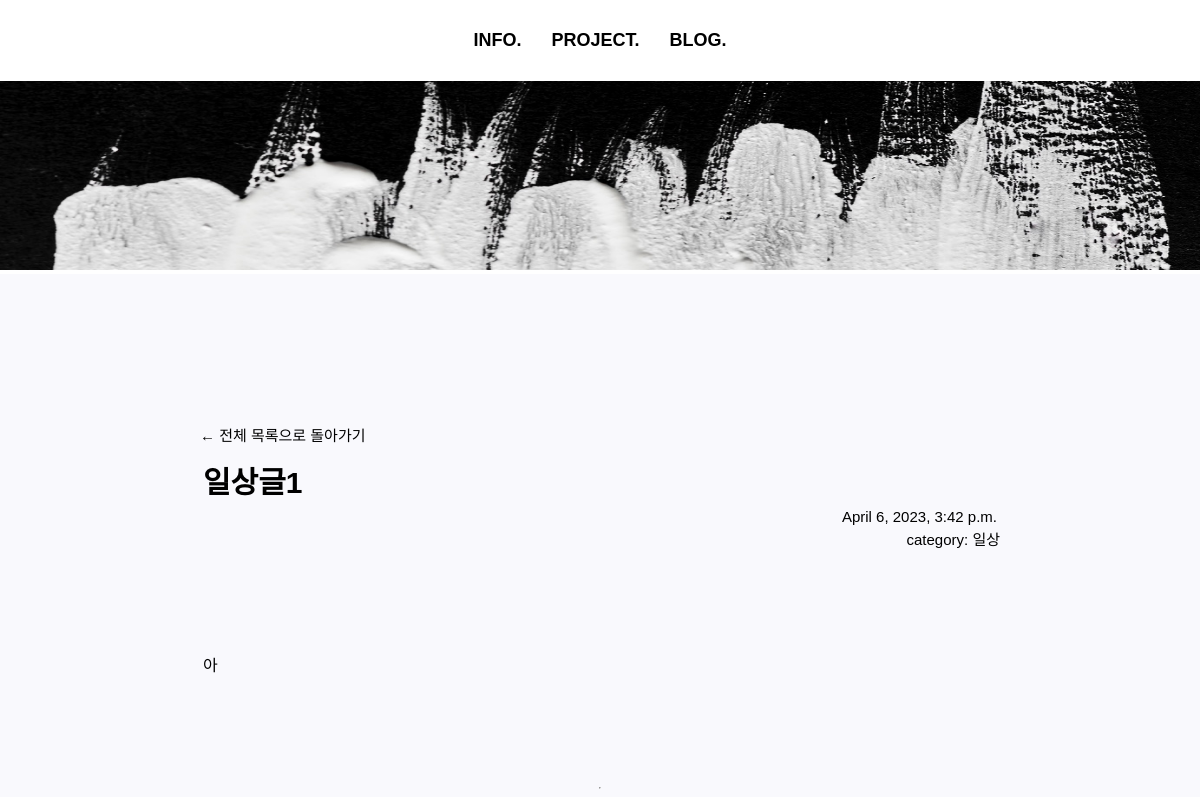
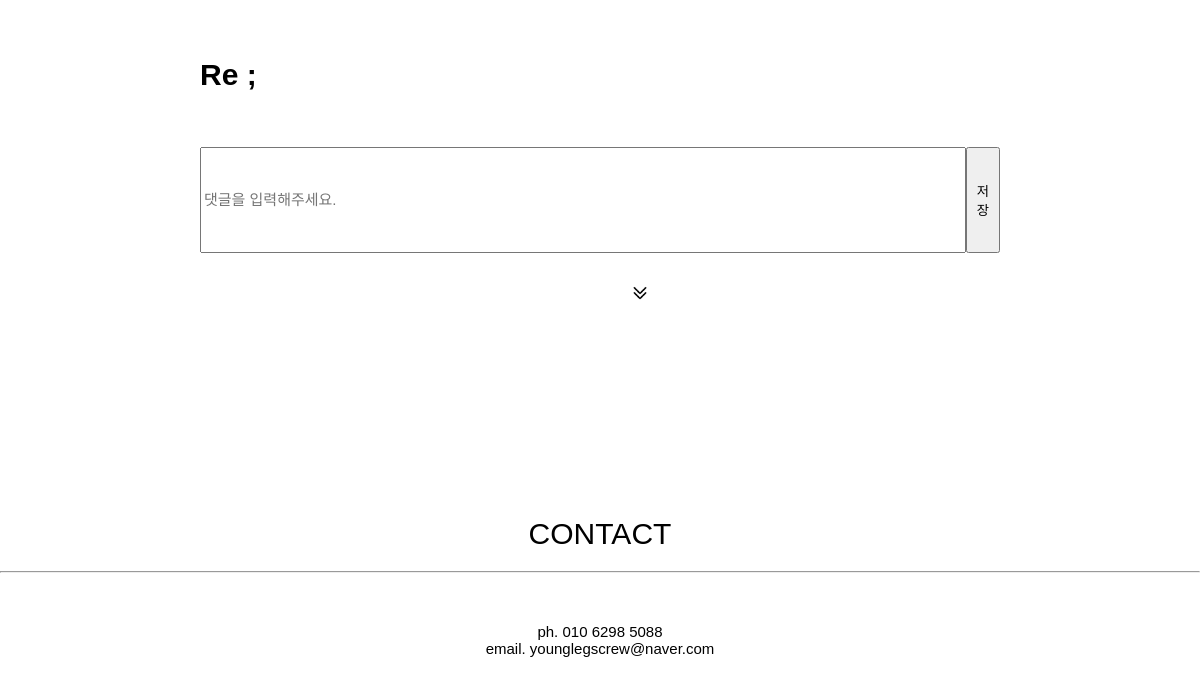
Page /detail/1/ on the earlier database version (2 pictures, top to bottom).
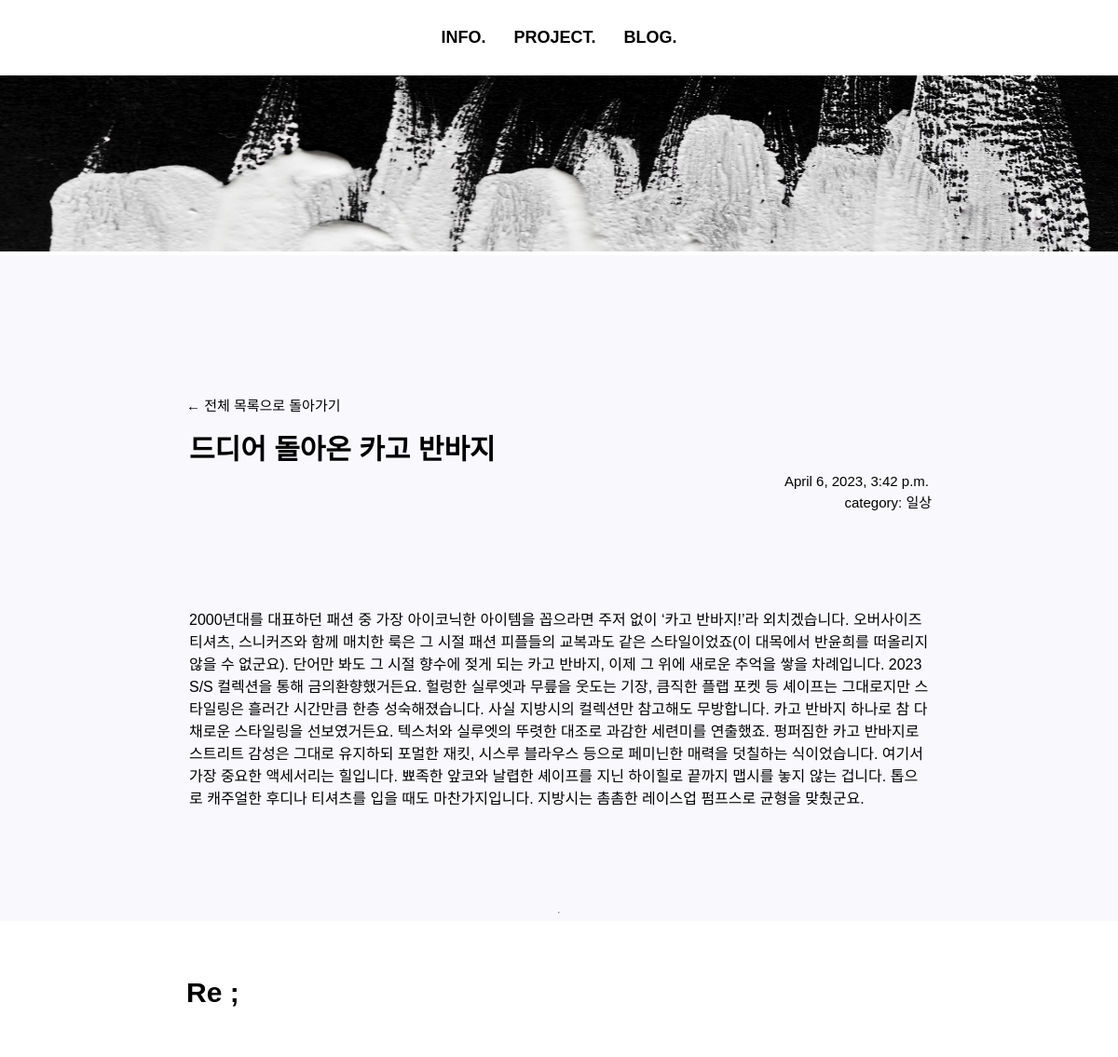
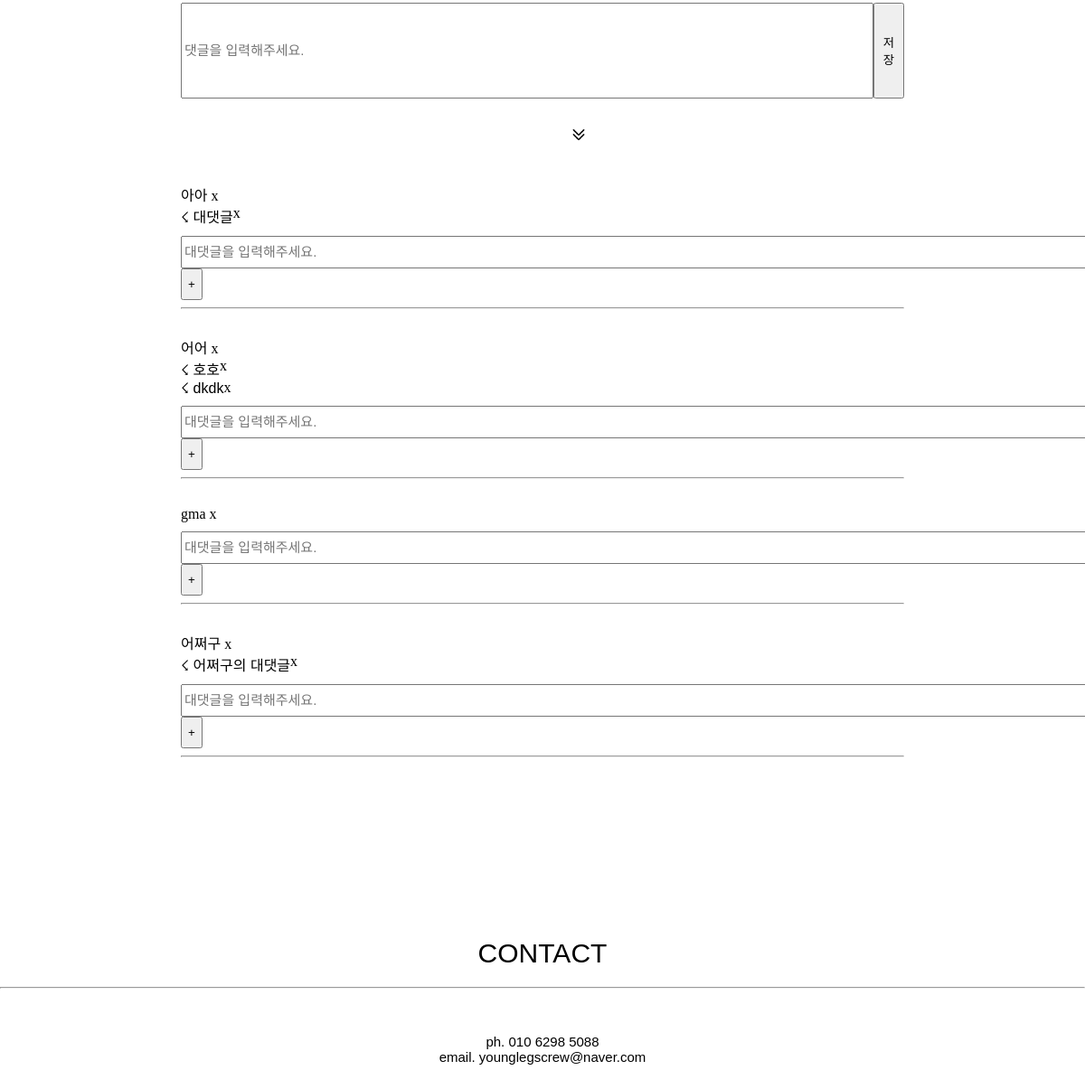
Same page on the later database version (2 pictures, top to bottom).
### PFApp/models.py (models this page shows, shortened)
class Article(models.Model):
    title = models.CharField(max_length=200)
    content = models.TextField()
    time = models.DateTimeField(auto_now = True)
    category = models.ForeignKey(Category, on_delete=models.SET_NULL, null=True)  # 'category' 필드 추가
    created_date = models.DateTimeField(default=timezone.now) # 작성 시간

class Category(models.Model):
    name = models.CharField(max_length=50)
    def __str__(self):
        return self.name

class Comment(models.Model):
   article = models.ForeignKey(Article, on_delete=models.CASCADE)
   content = models.CharField(max_length=200)
   updated_date = models.DateTimeField(auto_now=True)
   parent_comment = models.ForeignKey('self', on_delete=models.CASCADE, null=True)

### PFApp/views.py (the view)
# urls.py: path('detail/<int:article_id>/', views.detail, name='detail'),
def detail(request, article_id):
    article = Article.objects.get(id = article_id)
    comments = Comment.objects.filter(parent_comment = None)
    recomments = Comment.objects.exclude(parent_comment = None).filter(article = article)
    return render(request, 'detail.html', {'article': article, 'comments': comments, 'recomments': recomments})

### PFApp/templates/detail.html (shortened to what this page needs)
<!DOCTYPE html>
<html lang="en">
<head>
    {% extends 'base1.html' %}
    {% block css %}
    {% load static %}
    <link rel="stylesheet" type="text/css" href="{% static 'detail.css' %}" />
    {% endblock %}
    {% block contents %}
    <img class="detailbg" src="{% static '/image/detailbg.jpeg' %}">
    <div class="container">
        <a class="list" href="{% url 'blog' %}"> ←  전체 목록으로 돌아가기</a>
        <div class="title">
            <p>{{article.title}}</p>
        </div>
        <div class="info">
            <p>{{article.created_date}}</p>
            <span>category: {{article.category}}</span>
        </div>
        <div class="content">
            <p>{{article.content}}</p>
        </div>
        <hr>
    </div>
        <div class="comm">
            <h2 class="title">Re ;</h2>
            <form method="post" action="{% url 'create_comment' article.pk %}">
                <div class="re">
                    <input class="textarea" type="text" name="content" placeholder="댓글을 입력해주세요." />
                    <button type="submit">저장</button>
                </div>
                <img class="arrow" src="{% static '/image/arrow.png' %}">
            </form>
            {% for comment in comments %}
            <div id="whole_comments">
                <div class="eachcomm">
                    <span>{{comment.content}}</span>
                    <span> <a class="xbutton" href="{% url 'delete_comment' article.pk comment.pk %}">x</a> </span>
                    </div>
                        <div class="recomments_div">
                            {% for recomment in recomments %}
                            {% if recomment.parent_comment.pk == comment.pk %}
                            <div class="recom_div_1">
                            <li class="recomments_li">☇ {{recomment.content}}</li>
                            <a class="xbutton" href="{% url 'delete_comment' article.pk recomment.pk %}"> x</a>
                            </div>
                            {% endif %}
                            {% endfor %}
                        </div>
                        <div class="reset">
                        <form method="post" action="{% url 'create_recomment' article.pk comment.pk %}">
                            <input class="retextarea" type="text" name="re_content" placeholder="대댓글을 입력해주세요." />
                            <button class="rebutton">+</button>
                        </form>
                    </div>
                    </div>
                    <hr>
                {% endfor %}
        </div>
              {% endblock %}

### PFApp/templates/base1.html (shortened to what this page needs)
<!DOCTYPE html>
<html lang="en">
<head>
    {% load static %}
    <link rel="stylesheet" type="text/css" href="{% static 'base1.css' %}">
    {% block css %}
    {% endblock css %}
</head>
<body>
    <div class="menu" >
            <span class="menu1"><a href="{% url 'info' %}">INFO.</a></span>
            <span class="menu2"><a href="{% url 'project' %}">PROJECT.</a></span>
            <span class="menu3"><a href="{% url 'blog' %}">BLOG.</a></span>
      </div>
{% block contents %}
{% endblock contents %}
<h1>CONTACT</h1><hr>
<p class="contact">
    ph. 010 6298 5088<br>
    email. younglegscrew@naver.com
</p>
</body>
</html>

### PFApp/static/base1.css (style rules this page uses)
.menu { display: flex; justify-content: center; font-size: large; font-family: helvetica; font-weight: 900; position: fixed; left: 0; right: 0; top: 0; background-color: white; padding-top: 30px; padding-bottom: 30px; }
a:link { color : black; }
body { margin: 0px; padding: 0px; }
a { text-decoration-line: none; }
h1 { font-family: helvetica; font-weight: 100; font-size: 30px; color: black; text-align: center; margin-top: 200px; }
.contact { font-family: helvetica; font-weight: 100; font-size: 15px; color: black; text-align: center; margin-top: 50px; margin-bottom: 100px; }
.menu2 { margin-left: 30px; margin-right: 30px; }

### PFApp/static/detail.css (style rules this page uses)
.container { display: flex; flex-direction: column; padding-top: 150px; padding-left: 200px; padding-right: 200px; background-color: #f9f9fd;; }
p { font-family: helvetica; margin: 3px; }
.title { font-size: 30px; font-family: helvetica; font-weight: 900; margin-top: 10px; }
.info { display: flex; flex-direction: column; align-items: end; font-size: 15px; font-family: helvetica; margin-bottom: 100px; }
.content { margin-bottom: 100px; }
.list { font-family: helvetica; font-size: 15px; }
.textarea { width:1020px; height:100px; font-size:15px; font-family: helvetica; }
.retextarea { width:995px; height:30px; font-size:15px; font-family: helvetica; margin-top: 10px; }
.rebutton { height: 35px; }
.comm { padding-top: 50px; padding-left: 200px; padding-right: 200px; }
li { list-style-type: none; font-family: helvetica; }
.re { display: flex; }
.reset { display: flex; }
.eachcomm { margin-top: 30px; }
.re { display: flex; padding-top: 30px; }
.recomments_div { display: flex; flex-direction: column; }
.recom_div_1 { display: flex; }
.arrow { position: relative; left: 35vw; width: 5%; margin-top: 20px; }
.detailbg { width: 100vw; height: 270px; }

Differences in the rows shown:
changed Article "일상": title "일상글1" → "드디어 돌아온 카고 반바지"; content "아" → "2000년대를 대표하던 패션 중 가장 아이코닉한 아이템을 꼽으라면 주저 없이 ‘카고 반바지!’라 외치겠습니다. 오버사이즈 티셔츠, 스니커즈와 함께 매치한 룩은 그 시절 패션 피플들의 교복과도 같은 스타일이었죠(이 대목에서 반윤희를 떠올리지 않을 수 없군요). 단어만 봐도 그 시절 향수에 젖게 되는 카고 반바지, 이제 그 위에 새로운 추억을 쌓을 차례입니다. 2023 S/S 컬렉션을 통해 금의환향했거든요. 헐렁한 실루엣과 무릎을 웃도는 기장, 큼직한 플랩 포켓 등 셰이프는 그대로지만 스타일링은 흘러간 시간만큼 한층 성숙해졌습니다. 사실 지방시의 컬렉션만 참고해도 무방합니다. 카고 반바지 하나로 참 다채로운 스타일링을 선보였거든요. 텍스처와 실루엣의 뚜렷한 대조로 과감한 세련미를 연출했죠. 펑퍼짐한 카고 반바지로 스트리트 감성은 그대로 유지하되 포멀한 재킷, 시스루 블라우스 등으로 페미닌한 매력을 덧칠하는 식이었습니다. 여기서 가장 중요한 액세서리는 힐입니다. 뾰족한 앞코와 날렵한 셰이프를 지닌 하이힐로 끝까지 맵시를 놓지 않는 겁니다. 톱으로 캐주얼한 후디나 티셔츠를 입을 때도 마찬가지입니다. 지방시는 촘촘한 레이스업 펌프스로 균형을 맞췄군요."
added Comment: content "아아", shown under "Re ;"
added Comment: content "대댓글", shown under "아아"
added Comment: content "어어", shown under "Re ;"
added Comment: content "호호", shown under "어어"
added Comment: content "dkdk", shown under "어어"
added Comment: content "gma", shown under "Re ;"
added Comment: content "어쩌구", shown under "Re ;"
added Comment: content "어쩌구의 대댓글", shown under "어쩌구"
